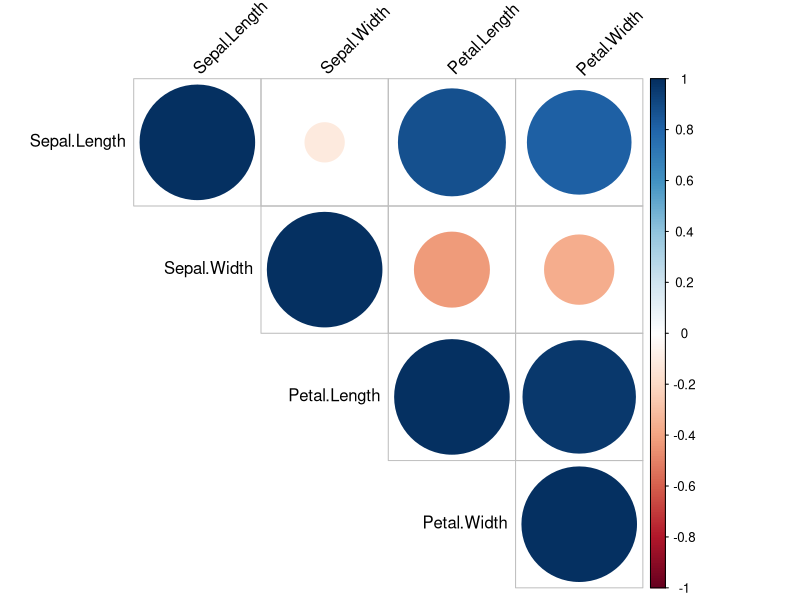
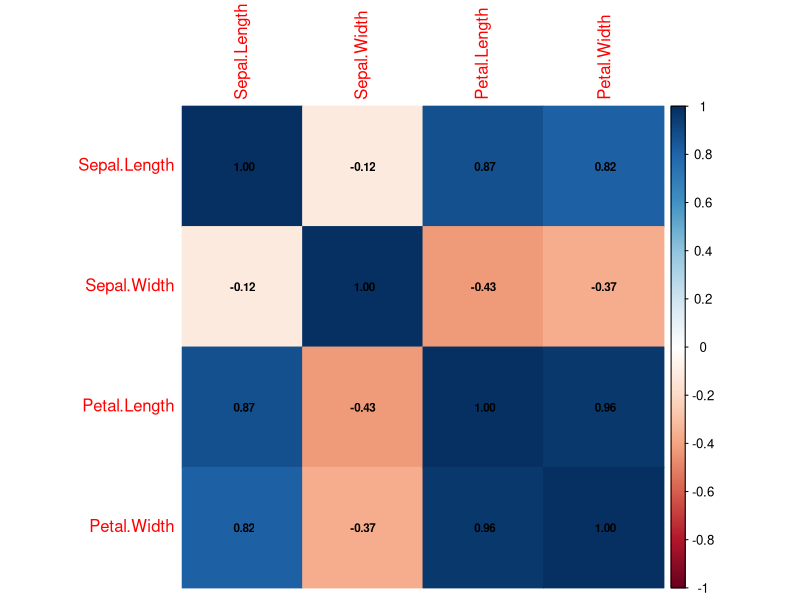

Write the R code that produced these figures, in order.
data("iris")
head(iris)

cor_matrix <- cor(iris[, 1:4])
print(cor_matrix)

# Install if not already installed
install.packages("corrplot")

# Load library
library(corrplot)

# Plot correlogram
corrplot(cor_matrix,
         method = "circle",
         type = "upper",
         tl.col = "black",
         tl.srt = 45)

corrplot(cor_matrix,
         method = "color",
         addCoef.col = "black",
         number.cex = 0.7)
